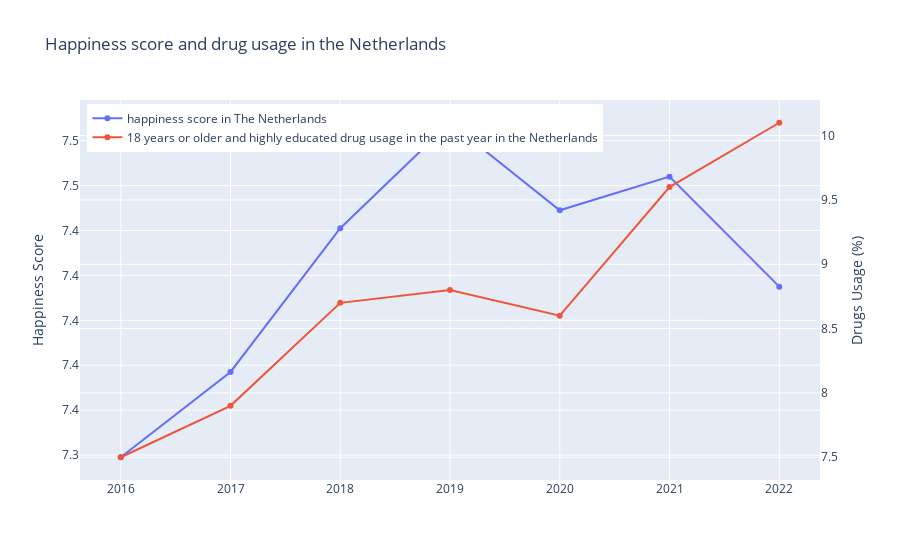

The cell this chart's notebook holds for it:
### Markdown cell above
Since 2016, the number of highly educated people in the Netherlands has increased by 10% (Hoogst Behaald Onderwijsniveau, 2023). A higher education is linked to greater happiness in 2019 by Ruiu, G., by monetary aspects, among others, but also by a greater chance of getting a job, interpersonal networking and a higher degree of cosmopolitanism. Since 2016, drug use has also increased among the highly educated. This points to a correlation of 0.6 between happiness score and drug use among the highly educated. Or in other words more (of themselves happy) high educated people have started using more drugs.

### Code cell
# high_df = cbs_df.loc[cbs_df['\ufeff"Persoonskenmerken"'] == 'Leeftijd: 18 jaar of ouder']
# high_df
neth_df = happy_netherlands.loc[happy_netherlands['Country'] == 'Netherlands']

fig = go.Figure()

fig.add_trace(go.Scatter(
    x=np.array(neth_df['Year']),
    y=np.array(neth_df['Happiness Score']),
    name='happiness score in The Netherlands'
))

fig.add_trace(go.Scatter(
    x=np.array(happy_netherlands['Year']),
    # 'Kenmerken' veranderen voor '\ufeff"Persoonskenmerken"', dan werkt ie weer.
    y=np.array(cbs_df.loc[cbs_df['\ufeff"Persoonskenmerken"'] == 'Hoog onderwijsniveau']['Drugsgebruik, 12 jaar of ouder/Drugsgebruik totaal/Afgelopen jaar (%)']),
    name='18 years or older and highly educated drug usage in the past year in the Netherlands',
    yaxis='y2'
))

fig.update_layout(
    legend=dict(
    yanchor="top",
    y=0.99,
    xanchor="left",
    x=0.01),

    yaxis=dict(
        title='Happiness Score',
        tickformat=".1f",
        categoryorder='array',
        categoryarray= ['7.339', '7.377', '7.415', '7.441', '7.449', '7.464', '7.488']
    ),
    yaxis2=dict(
        title='Drugs Usage (%)',
        overlaying='y',
        side='right',
        categoryorder='category ascending'
    ), 
    title = "Happiness score and drug usage in the Netherlands"
)

fig.show()

### Figure 1 — Plotly figure (JSON) as saved in the notebook; plotly's stock layout.template omitted (floating-point values rounded to 4 significant figures)
{"data": [{"name": "happiness score in The Netherlands", "type": "scatter", "x": [2016, 2017, 2018, 2019, 2020, 2021, 2022], "y": [7.339, 7.377, 7.441, 7.488, 7.449, 7.464, 7.415]}, {"name": "18 years or older and highly educated drug usage in the past year in the Netherlands", "type": "scatter", "x": [2016, 2017, 2018, 2019, 2020, 2021, 2022, 2016, 2017, 2018, 2019, 2020, 2021, 2022], "y": [7.5, 7.9, 8.7, 8.8, 8.6, 9.6, 10.1], "yaxis": "y2"}], "layout": {"legend": {"x": 0.01, "xanchor": "left", "y": 0.99, "yanchor": "top"}, "title": {"text": "Happiness score and drug usage in the Netherlands"}, "yaxis": {"categoryarray": ["7.339", "7.377", "7.415", "7.441", "7.449", "7.464", "7.488"], "categoryorder": "array", "tickformat": ".1f", "title": {"text": "Happiness Score"}}, "yaxis2": {"categoryorder": "category ascending", "overlaying": "y", "side": "right", "title": {"text": "Drugs Usage (%)"}}}}
